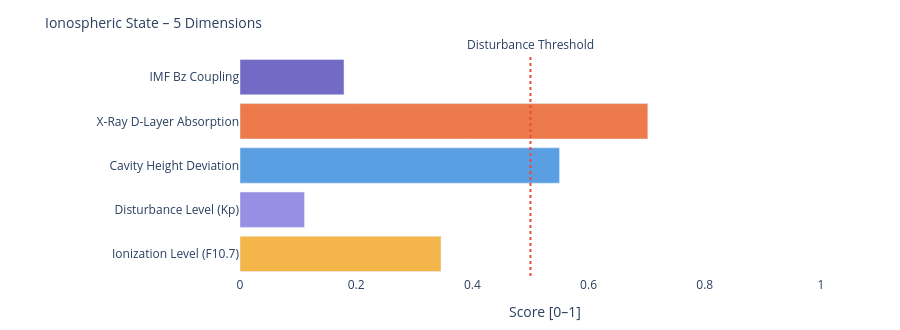

The notebook cell saved with this chart:
### Markdown cell above
---
### 📐 Systemic Insight: Geometric Cavity vs. Real Schumann Resonance

**Relevant for:** Layer 6 = delta analysis &nbsp;|&nbsp; Layer 7 = feature vector / system interpretation

A cavity height change from 80 km to 70 km shifts the **idealized geometric frequencies** only minimally:

| Modus | Aktuell | Referenz | Δ |
|-------|---------|----------|---|
| SR-1 | 10.4762 Hz | 10.4599 Hz | +16 mHz |
| SR-2 | 18.1452 Hz | 18.1171 Hz | +28 mHz |
| SR-3 | 25.6612 Hz | 25.6215 Hz | +40 mHz |
| SR-4 | 33.1285 Hz | 33.0772 Hz | +51 mHz |

The geometric effect is limited because 10 km is very small compared to Earth's radius (~6371 km).

**Consequence:** Real Schumann deviations are likely driven more strongly by **conductivity, damping, day/night structure, lightning distribution and source geometry** than by pure cavity height.

---

**Layer 6 compares:**
```
geometric Δ from Layer 4  vs.  observed Δ from real Schumann measurement data
```

**Layer 7 Feature:**
```
If real Δ >> geometric Δ  →  non-geometric factors dominant
```

### Code cell
# ============================================================
# IONOSPHERIC STATE – Summary gauge
# Five dimensions: ionization, disturbance, cavity height, X-Ray, Bz coupling
# ============================================================

def norm(v, lo, hi):
    if v is None: return None
    return round(max(0.0, min(1.0, (v - lo) / (hi - lo))), 3)

# Ionization level (F10.7 → F2-Layer)
ioniz = norm(f107_val, 60, 250)

# Disturbance level (Kp → E/F-Layer irregularities)
disturb = norm(kp_val, 0, 9)

# Cavity height deviation from reference (80 km)
h_dev = norm(abs(h_eff - 80), 0, 20)

# X-Ray ionization (D-Layer absorption)
xray_ioniz = None
if xray_now is not None:
    xray_ioniz = norm(math.log10(max(xray_now, 1e-9)) + 9, 0, 5)

# Bz coupling (southward Bz → stronger magnetosphere-ionosphere coupling)
bz_coupling = norm(-(bz_now or 0), -5, 30) if bz_now is not None else None

dims = [
    ('Ionization Level (F10.7)',    ioniz,      '#F2A623'),
    ('Disturbance Level (Kp)',      disturb,    '#7F77DD'),
    ('Cavity Height Deviation',     h_dev,      '#378ADD'),
    ('X-Ray D-Layer Absorption',    xray_ioniz, '#E85D24'),
    ('IMF Bz Coupling',             bz_coupling,'#534AB7'),
]

fig = go.Figure()
for name, val, col in dims:
    if val is not None:
        h = int(val * 20)
        bar = '█' * h + '░' * (20 - h)
        label = f'{name}:  {bar}  {val:.3f}'
    else:
        label = f'{name}:  {"─" * 20}  n/a'
    fig.add_trace(go.Bar(
        x=[val if val is not None else 0],
        y=[name],
        orientation='h',
        marker_color=col, opacity=0.82,
        showlegend=False
    ))

fig.add_vline(x=0.5, line_dash='dot', line_color='#e74c3c',
              annotation_text='Disturbance Threshold', annotation_position='top')
fig.update_layout(
    title=dict(text='Ionospheric State – 5 Dimensions', font=dict(size=14)),
    xaxis=dict(title='Score [0–1]', range=[0, 1.05]),
    height=330, plot_bgcolor='rgba(0,0,0,0)', paper_bgcolor='rgba(0,0,0,0)',
    margin=dict(l=240, r=50, t=55, b=40)
)
fig.show()

print(f'\nIonospheric state:')
for name, val, _ in dims:
    print(f'  {name:<35} {val:.3f}' if val is not None else f'  {name:<35} n/a')

### Figure 1 — Plotly figure (JSON) as saved in the notebook; plotly's stock layout.template omitted (floating-point values rounded to 4 significant figures)
{"data": [{"marker": {"color": "#F2A623"}, "opacity": 0.82, "orientation": "h", "showlegend": false, "type": "bar", "x": [0.346], "y": ["Ionization Level (F10.7)"]}, {"marker": {"color": "#7F77DD"}, "opacity": 0.82, "orientation": "h", "showlegend": false, "type": "bar", "x": [0.111], "y": ["Disturbance Level (Kp)"]}, {"marker": {"color": "#378ADD"}, "opacity": 0.82, "orientation": "h", "showlegend": false, "type": "bar", "x": [0.55], "y": ["Cavity Height Deviation"]}, {"marker": {"color": "#E85D24"}, "opacity": 0.82, "orientation": "h", "showlegend": false, "type": "bar", "x": [0.702], "y": ["X-Ray D-Layer Absorption"]}, {"marker": {"color": "#534AB7"}, "opacity": 0.82, "orientation": "h", "showlegend": false, "type": "bar", "x": [0.179], "y": ["IMF Bz Coupling"]}], "layout": {"annotations": [{"showarrow": false, "text": "Disturbance Threshold", "x": 0.5, "xanchor": "center", "xref": "x", "y": 1, "yanchor": "bottom", "yref": "y domain"}], "height": 330, "margin": {"b": 40, "l": 240, "r": 50, "t": 55}, "paper_bgcolor": "rgba(0,0,0,0)", "plot_bgcolor": "rgba(0,0,0,0)", "shapes": [{"line": {"color": "#e74c3c", "dash": "dot"}, "type": "line", "x0": 0.5, "x1": 0.5, "xref": "x", "y0": 0, "y1": 1, "yref": "y domain"}], "title": {"font": {"size": 14}, "text": "Ionospheric State – 5 Dimensions"}, "xaxis": {"range": [0, 1.05], "title": {"text": "Score [0–1]"}}}}
